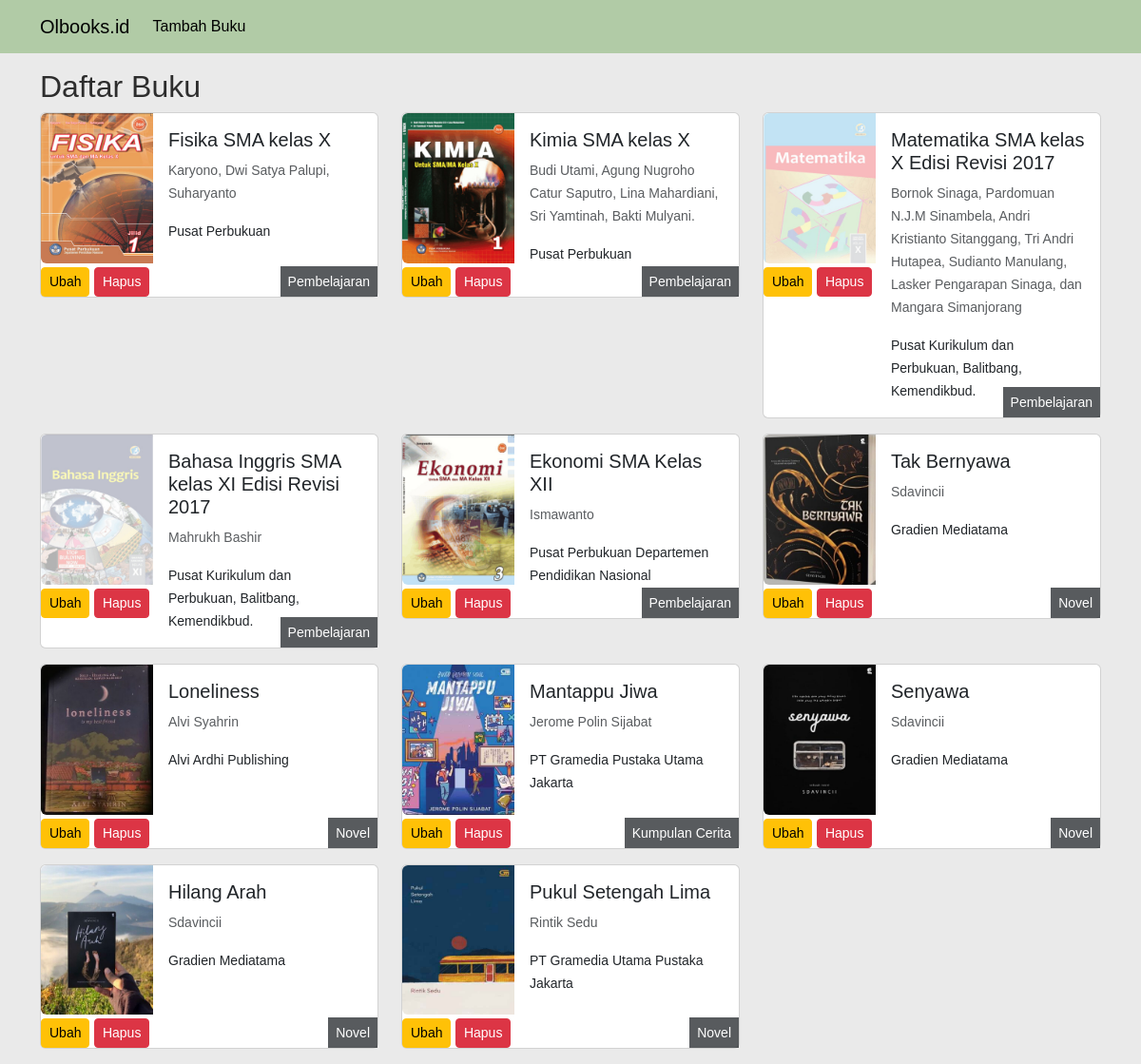
The page / on the database its author committed.
### tables this page shows
CREATE TABLE `buku` (
  `id` int(11) NOT NULL,
  `judul` varchar(255) NOT NULL,
  `penulis` varchar(255) NOT NULL,
  `penerbit` varchar(255) NOT NULL,
  `kategori` varchar(50) NOT NULL,
  `gambar` char(50) NOT NULL
);

### functions.php (called while the page is built, shortened)
<?php
function koneksi() {
  $conn = mysqli_connect('localhost', 'root','root','prakweb2023b_213040107') or die('Koneksi ke database GAGAL!');
  return $conn;
}
function query($query){
  $conn = koneksi();
  $result = mysqli_query($conn, $query)or die('Query GAGAL!'. mysqli_error($conn));
  $rows = [];
  while ($row = mysqli_fetch_assoc($result)) {
    $rows[] = $row;
  }
  return $rows;
}
?>

### index.php (the view, shortened to what this page needs)
<?php
require 'functions.php';
$buku = query("SELECT * FROM buku");
?>
<!doctype html>
<html lang="en">
  <head>
    <link href="https://cdn.jsdelivr.net/npm/bootstrap@5.3.2/dist/css/bootstrap.min.css" rel="stylesheet">
  </head>
  <body>
    <nav class="navbar navbar-expand-lg" style="background-color: #b1cba6;">
  <div class="container">
    <a class="navbar-brand" href="#">Olbooks.id</a>
    <div class="collapse navbar-collapse" id="navbarNav">
      <ul class="navbar-nav">
        <li class="nav-item">
          <a class="nav-link active" aria-current="page" href="tambah.php">Tambah Buku</a>
        </li>
      </ul>
    </div>
  </div>
</nav>
<div class="container">
  <div class="row  mt-3">
    <div class="col">
      <h2>Daftar Buku</h2>
    </div>
  </div>
  <div class="row">
    <?php foreach($buku as $b) : ?>
      <div class="col-md-4 col-sm-6">
        <div class="card mb-3">
          <div class="row g-0">
            <div class="col-md-4">
              <img src="img/<?= $b['gambar']; ?>" class="img-fluid rounded-start" alt="<?= $b['judul']; ?>">
              <a href="ubah.php?id=<?= $b['id']; ?>"class="btn btn-warning btn-sm mt-1">Ubah</a>
              <a href="hapus.php?id=<?= $b['id']; ?>" class="btn btn-danger btn-sm mt-1" onclick="return confirm('yakin?');">Hapus</a>
            </div>
            <div class="col-md-8">
              <div class="card-body">
                <span class="position-absolute bottom-0 end-0 bg-dark text-white px-2 py-1 opacity-75"><small><?= $b['kategori'] ?></small></span>
                <h5 class="card-title"><?= $b['judul']; ?></h5>
                <p class="card-text"><small class="text-body-secondary"><?= $b['penulis']; ?></small></p>
                <p class="card-text"><small><?= $b['penerbit'] ?></small></p>
              </div>
            </div>
          </div>
        </div>
      </div>
    <?php endforeach; ?>
  </div>
</div>
  </body>
</html>

### index.php (style rules this page uses)
body { background-color: #eaeaea; font-family: "Poppins", sans-serif; color: #2d2d2d; }

### rows shown on the page
buku: gambar (picture), kategori "Pembelajaran", judul "Fisika SMA kelas X", penulis "Karyono, Dwi Satya Palupi, Suharyanto", penerbit "Pusat Perbukuan"
buku: gambar (picture), kategori "Pembelajaran", judul "Kimia SMA kelas X", penulis "Budi Utami, Agung Nugroho Catur Saputro, Lina Mahardiani, Sri Yamtinah, Bakti Mulyani.", penerbit "Pusat Perbukuan"
buku: gambar (picture), kategori "Pembelajaran", judul "Matematika SMA kelas X Edisi Revisi 2017", penulis "Bornok Sinaga, Pardomuan N.J.M Sinambela, Andri Kristianto Sitanggang, Tri Andri Hutapea, Sudianto Manulang, Lasker Pengarapan Sinaga, dan Mangara Simanjorang", penerbit "Pusat Kurikulum dan Perbukuan, Balitbang, Kemendikbud."
buku: gambar (picture), kategori "Pembelajaran", judul "Bahasa Inggris SMA kelas XI Edisi Revisi 2017", penulis "Mahrukh Bashir", penerbit "Pusat Kurikulum dan Perbukuan, Balitbang, Kemendikbud."
buku: gambar (picture), kategori "Pembelajaran", judul "Ekonomi SMA Kelas XII", penulis "Ismawanto", penerbit "Pusat Perbukuan Departemen Pendidikan Nasional"
buku: gambar (picture), kategori "Novel", judul "Tak Bernyawa", penulis "Sdavincii", penerbit "Gradien Mediatama"
buku: gambar (picture), kategori "Novel", judul "Loneliness", penulis "Alvi Syahrin", penerbit "Alvi Ardhi Publishing"
buku: gambar (picture), kategori "Kumpulan Cerita", judul "Mantappu Jiwa", penulis "Jerome Polin Sijabat", penerbit "PT Gramedia Pustaka Utama Jakarta"
buku: gambar (picture), kategori "Novel", judul "Senyawa", penulis "Sdavincii", penerbit "Gradien Mediatama"
buku: gambar (picture), kategori "Novel", judul "Hilang Arah", penulis "Sdavincii", penerbit "Gradien Mediatama"
buku: gambar (picture), kategori "Novel", judul "Pukul Setengah Lima", penulis "Rintik Sedu", penerbit "PT Gramedia Utama Pustaka Jakarta"
